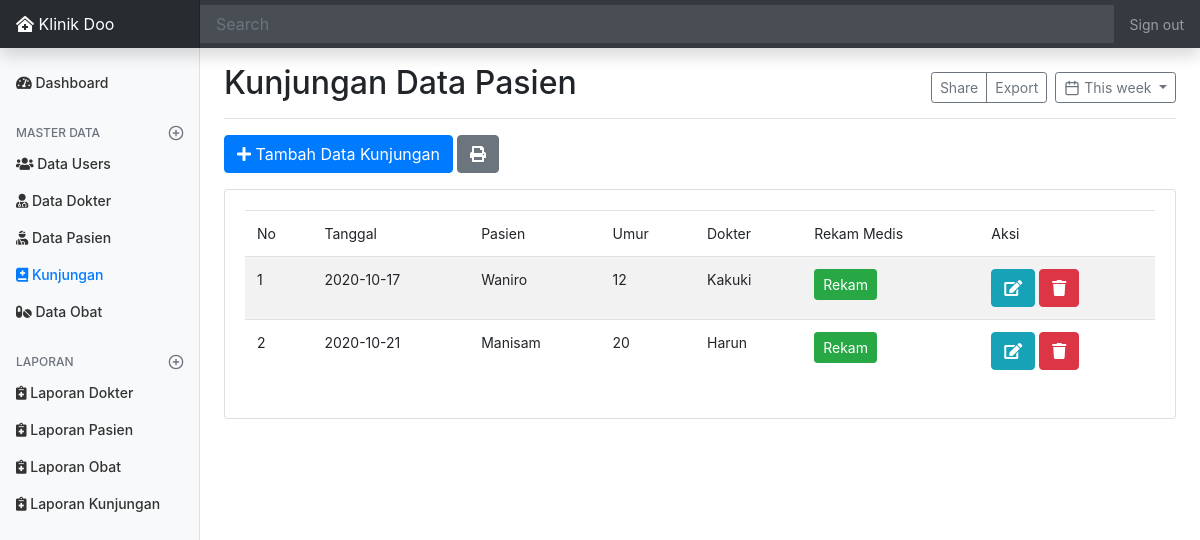
The page /index.php/admin/kunjungan on the database its author committed.
### tables this page shows
CREATE TABLE `berobat` (
  `id_berobat` int(11) NOT NULL,
  `id_pasien` int(11) NOT NULL,
  `id_dokter` int(11) NOT NULL,
  `tgl_berobat` date NOT NULL,
  `keluhan` text NOT NULL,
  `diagnosa` varchar(100) NOT NULL,
  `penatalaksaan` enum('Rawat Jalan','Rawat Inap','Rujuk','Lainnya') NOT NULL
);

CREATE TABLE `pasien` (
  `id_pasien` int(11) NOT NULL,
  `nama_pasien` varchar(50) NOT NULL,
  `jk_pasien` enum('L','P') NOT NULL,
  `umur_pasien` int(11) NOT NULL
);

CREATE TABLE `dokter` (
  `id_dokter` int(11) NOT NULL,
  `nama_dokter` varchar(50) NOT NULL
);

### application/controllers/admin/Kunjungan.php (called while the page is built, shortened)
<?php
class Kunjungan extends CI_Controller {
	public function __construct()
	{
		$this->load->model('Kunjungan_m');
		$this->load->model('Dokter_m');
		$this->load->model('Pasien_m');
		$this->load->model('Obat_m');
		$this->load->library('form_validation');
	}
	public function index()
	{
		$data['title'] = 'Kunjungan Data Pasien';
		$data['kunjungan'] = $this->Kunjungan_m->get_join('berobat')->result_array();
		$data['dokter'] = $this->Dokter_m->get('dokter')->result_array();
		$data['pasien'] = $this->Pasien_m->get('pasien')->result_array();
		$this->form_validation->set_rules('pasien', 'Nama Pasien', 'required|trim');
		$this->form_validation->set_rules('dokter', 'Nama Dokter', 'required|trim');
		$this->form_validation->set_rules('tgl', 'Tanggal Berobat', 'required|trim');
		if($this->form_validation->run() == FALSE) {
			$this->load->view('layout/header', $data);
			$this->load->view('layout/sidebar');
			$this->load->view('admin/kunjungan/index', $data);
			$this->load->view('layout/footer');
		}
	}
}

### index.php (called while the page is built, shortened)
<?php
require_once BASEPATH.'core/CodeIgniter.php';

### application/models/Kunjungan_m.php (called while the page is built, shortened)
<?php
class Kunjungan_m extends CI_Model {
	public function get_join($table)
	{
		$this->db->join("dokter", "dokter.id_dokter = $table.id_dokter");
		$this->db->join("pasien", "pasien.id_pasien = $table.id_pasien");
		return $this->db->get($table);
	}
}

### application/views/admin/kunjungan/index.php (the view, shortened to what this page needs)
<main role="main" class="col-md-9 ml-sm-auto col-lg-10 px-md-4">
  <div class="d-flex justify-content-between flex-wrap flex-md-nowrap align-items-center pt-3 pb-2 mb-3 border-bottom">
    <h1 class="h2"><?= $title; ?></h1>
    <div class="btn-toolbar mb-2 mb-md-0">
      <div class="btn-group mr-2">
        <button type="button" class="btn btn-sm btn-outline-secondary">Share</button>
        <button type="button" class="btn btn-sm btn-outline-secondary">Export</button>
      </div>
      <button type="button" class="btn btn-sm btn-outline-secondary dropdown-toggle">
        <span data-feather="calendar"></span>
        This week
      </button>
    </div>
  </div>
  <div class="row mb-2">
    <div class="col-md-6">
      <button type="button" class="btn btn-primary mb-2" data-toggle="modal" data-target="#formModalKunjungan">
        <i class="fas fa-plus"></i> Tambah Data Kunjungan
      </button>
      <a href="<?= base_url('laporan/kunjungan'); ?>" target="_blank" class="btn btn-secondary mb-2"><i class="fas fa-print"></i></a>
    </div>
  </div>
  <div class="card">
    <div class="card-body">
      <div class="row">
        <div class="col-md">
          <div class="table-responsive">
            <table class="table table-striped">
              <thead>
                <tr>
                  <td>No</td>
                  <td>Tanggal</td>
                  <td>Pasien</td>
                  <td>Umur</td>
                  <td>Dokter</td>
                  <td>Rekam Medis</td>
                  <td>Aksi</td>
                </tr>
              </thead>
              <tbody>
                <?php $no = 1; foreach($kunjungan as $u) : ?>
                  <tr>
                    <td><?= $no++; ?></td>
                    <td><?= $u['tgl_berobat']; ?></td>
                    <td><?= $u['nama_pasien']; ?></td>
                    <td><?= $u['umur_pasien']; ?></td>
                    <td><?= $u['nama_dokter']; ?></td>
                    <td>
                      <a href="<?= base_url('admin/kunjungan/rekam/' . $u['id_berobat']); ?>" class="btn btn-success btn-sm">Rekam</a>
                    </td>
                    <td>
                      <a href="<?= base_url('admin/kunjungan/ubah/') . $u['id_berobat']; ?>" class="btn btn-info"><i class="fas fa-edit"></i></a>
                      <a href="<?= base_url('admin/kunjungan/hapus/') . $u['id_berobat']; ?>" class="btn btn-danger" onclick="return confirm('Yakin Hapus ?')"><i class="fas fa-trash"></i></a>
                    </td>
                  </tr>
                <?php endforeach; ?>
              </tbody>
            </table>
          </div>
        </div>
      </div>
    </div>
  </div>
</main>

### assets/css/dashboard.css (style rules this page uses)
body { font-size: .875rem; }
.feather { width: 16px; height: 16px; vertical-align: text-bottom; }

### rows shown on the page
berobat: tgl_berobat "2020-10-17", id_pasien.nama_pasien "Waniro", id_pasien.umur_pasien "12", id_dokter.nama_dokter "Kakuki"
berobat: tgl_berobat "2020-10-21", id_pasien.nama_pasien "Manisam", id_pasien.umur_pasien "20", id_dokter.nama_dokter "Harun"

### other values the page prints
$title "Kunjungan Data Pasien"
